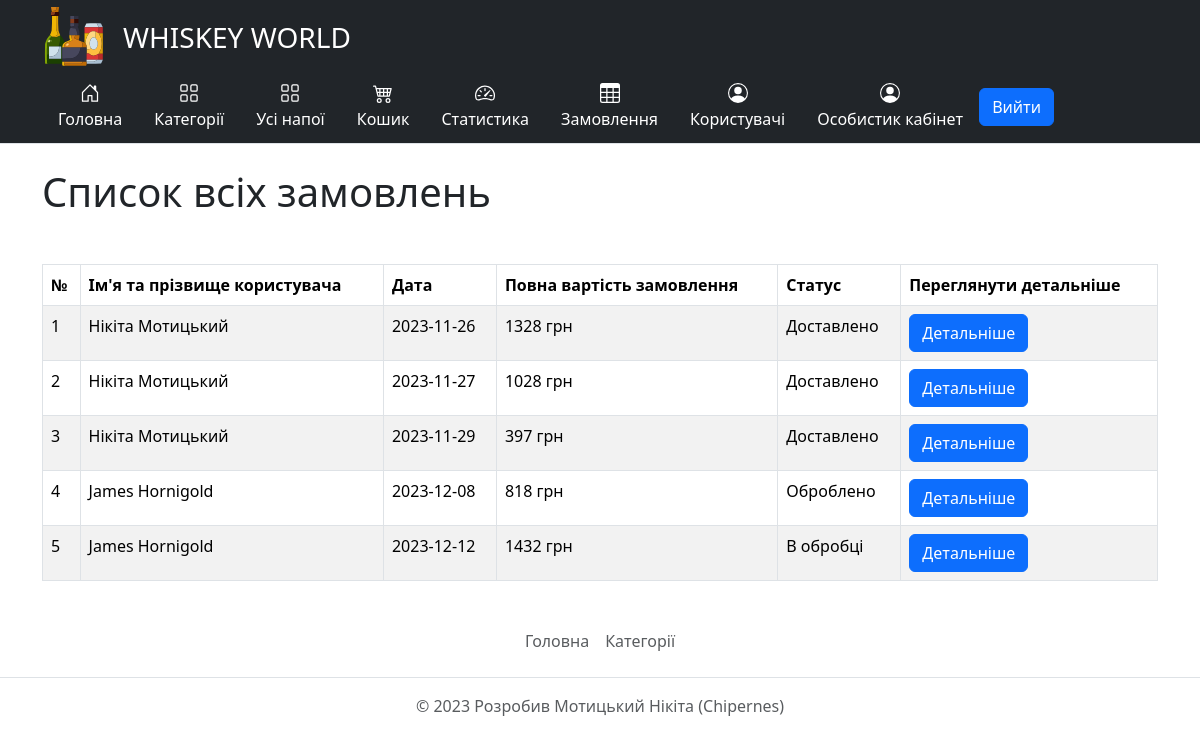
Page /orders (signed in) on the committed database.
### tables this page shows
CREATE TABLE `Orders` (
  `OrderId` int NOT NULL,
  `UserId` int NOT NULL,
  `Date` date NOT NULL,
  `TotalPrice` float DEFAULT NULL,
  `StatusId` int NOT NULL
);

CREATE TABLE `Users` (
  `UserId` int NOT NULL,
  `Email` varchar(255) NOT NULL,
  `Login` varchar(255) NOT NULL,
  `Password` varchar(255) NOT NULL,
  `Firstname` varchar(255) DEFAULT NULL,
  `Lastname` varchar(255) DEFAULT NULL,
  `BirthDate` date DEFAULT NULL,
  `GenderId` int NOT NULL,
  `AccessLevel` tinyint NOT NULL DEFAULT '1'
);

CREATE TABLE `Statuses` (
  `StatusId` int NOT NULL,
  `Name` varchar(255) NOT NULL
);

### core/Template.php (called while the page is built, shortened)
<?php
class Template
{
    public function __construct($path)
    {
        $this->path = $path;
    }
    public function getHTML() {
        include($this->path);
        $html = ob_get_contents();
        return $html;
    }
}

### core/Controller.php (called while the page is built, shortened)
<?php
class Controller
{
    protected $viewPath;
    public function __construct()
    {
        $this->moduleName = Core::getInstance()->app['moduleName'];
        $this->actionName = Core::getInstance()->app['$actionName'];
        $this->viewPath = "views/{$this->moduleName}/{$this->actionName}.php";
    }
    public function render($viewPath = null, $params = null)
    {
        if (empty($viewPath))
            $viewPath = $this->viewPath;
        $tpl = new Template($viewPath);
        if (!empty($params))
            $tpl->setParams($params);
        return $tpl->getHTML();
    }
}

### controllers/OrdersController.php (called while the page is built, shortened)
<?php
class OrdersController extends Controller
{
    public function indexAction()
    {
        $orders = Orders::getOrders();
        $joinedOrdersWithUsers = Orders::getJoinedOrdersWithUsers();
        $joinedOrdersWithStatuses = Orders::getJoinedOrdersWithStatuses();
        return $this->render(null,
            [
                'orders' => $orders,
                'joinedOrdersWithUsers' => $joinedOrdersWithUsers,
                'joinedOrdersWithStatuses' => $joinedOrdersWithStatuses,
            ]
        );
    }
}

### index.php (called while the page is built, shortened)
<?php
spl_autoload_register(function($className) {
    $path = $className.'.php';
});
$core = core\Core::getInstance();
$core->Initialize();
$core->Run();

### core/DB.php (called while the page is built, shortened)
<?php
class DB
{
    protected $pdo;
    public function __construct($hostname, $login, $password, $database)
    {
        $this->pdo = new \PDO("mysql: host={$hostname}; dbname={$database}", $login, $password);
    }
    public function select($tableName, $fieldsList = '*', $conditionArray = null, $conditionOperators = 'AND')
    {
        if (is_string($fieldsList))
            $fieldsListString = $fieldsList;
        $wherePartString = '';
        $res = $this->pdo->prepare("SELECT {$fieldsListString} FROM {$tableName} {$wherePartString}");
        $res->execute($conditionArray);
        return $res->fetchAll(\PDO::FETCH_ASSOC);
    }
    public function selectJoin($tableNames, $joinFields, $selectedFields, $asAliases, $groupBy = [], $orderBy = null)
    {
        $fieldsListString = implode(', ', array_map(function ($selected, $as) {
            return ($as !== null) ? "$selected AS $as" : $selected;
        }, $selectedFields, $asAliases));
        $joinPartString = '';
        for ($i = 0; $i < count($tableNames) - 1; $i++) {
            $joinPartString .= " INNER JOIN {$tableNames[$i + 1]} ON {$tableNames[$i]}.{$joinFields[$i]} = {$tableNames[$i + 1]}.{$joinFields[$i]}";
        }
        $groupByString = '';
        $orderByString = '';
        if (!empty($orderBy)) {
            $orderByString = ' ORDER BY ' . implode(', ', $orderBy);
        }
        $res = $this->pdo->prepare("SELECT $fieldsListString FROM {$tableNames[0]} $joinPartString $groupByString $orderByString");
        $res->execute();
        return $res->fetchAll(\PDO::FETCH_ASSOC);
    }
}

### models/Orders.php (called while the page is built, shortened)
<?php
class Orders
{
    protected static string $tableName = 'Orders';
    public static function getOrders()
    {
        return Core::getInstance()->db->select(self::$tableName);
    }
    public static function getJoinedOrdersWithUsers()
    {
        return Core::getInstance()->db->selectJoin(['Orders', 'Users'], ['UserId'], ['Users.Firstname', 'Users.Lastname', 'Orders.*'], ['Firstname', 'Lastname', null]);
    }
    public static function getJoinedOrdersWithStatuses()
    {
        return Core::getInstance()->db->selectJoin(['Orders', 'Statuses'], ['StatusId'], ['Statuses.Name', 'Orders.*'], ['StatusName', null], [], ['OrderId']);
    }
}

### views/orders/index.php (the view)
<?php
$index = 0;
?>
<h1 class="mt-4 mb-5">Список всіх замовлень</h1>
<div class="mt-4">
    <table class="table table-striped table-bordered">
        <thead>
        <tr>
            <th>№</th>
            <th>Ім'я та прізвище користувача</th>
            <th>Дата</th>
            <th>Повна вартість замовлення</th>
            <th>Статус</th>
            <th>Переглянути детальніше</th>
        </tr>
        </thead>
        <tbody>
        <?php foreach ($orders as $order): ?>
            <tr>
                <td><?= $order['OrderId'] ?></td>
                <td><?= $joinedOrdersWithUsers[$index]['Firstname'], ' ', $joinedOrdersWithUsers[$index]['Lastname'] ?></td>
                <td><?= $order['Date'] ?></td>
                <td><?= $order['TotalPrice'] ?> грн</td>
                <td><?= $joinedOrdersWithStatuses[$index]['StatusName'] ?></td>
                <td><a class="btn btn-primary" href="/orders/view/<?= $order['OrderId'] ?>">Детальніше</a></td>
            </tr>
        <?php $index += 1; ?>
        <?php endforeach; ?>
        </tbody>
    </table>
</div>

### rows in the picture
orders: OrderId "1", UserId.Firstname "Нікіта", UserId.Lastname "Мотицький", Date "2023-11-26", TotalPrice "1328", StatusId.Name "Доставлено"
orders: OrderId "2", UserId.Firstname "Нікіта", UserId.Lastname "Мотицький", Date "2023-11-27", TotalPrice "1028", StatusId.Name "Доставлено"
orders: OrderId "3", UserId.Firstname "Нікіта", UserId.Lastname "Мотицький", Date "2023-11-29", TotalPrice "397", StatusId.Name "Доставлено"
orders: OrderId "4", UserId.Firstname "James", UserId.Lastname "Hornigold", Date "2023-12-08", TotalPrice "818", StatusId.Name "Оброблено"
orders: OrderId "5", UserId.Firstname "James", UserId.Lastname "Hornigold", Date "2023-12-12", TotalPrice "1432", StatusId.Name "В обробці"
